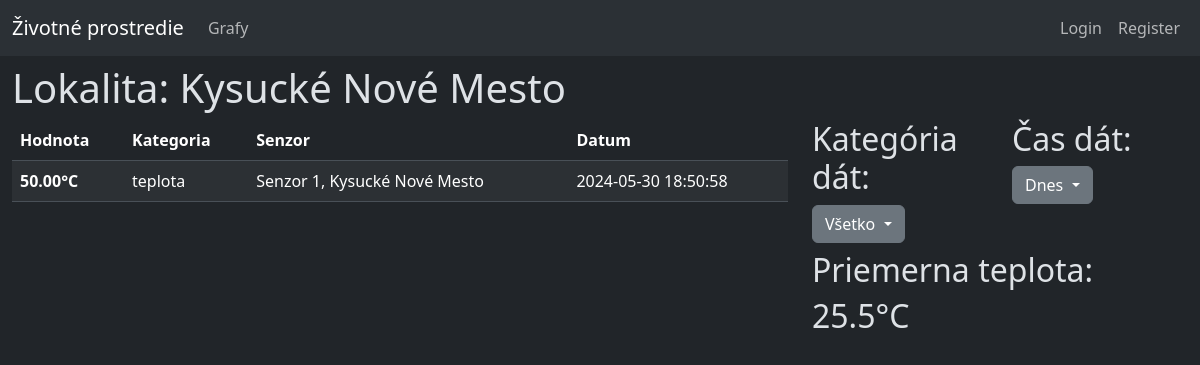
/lokalita_info.php?cas=1&lokalita=Kysucké Nové Mesto, run on the app's committed database.
### tables this page shows
CREATE TABLE `data` (
  `id` int(16) NOT NULL,
  `kategoria_id` int(5) NOT NULL,
  `hodnota` decimal(5,2) NOT NULL,
  `senzor_id` int(5) NOT NULL,
  `datum` datetime NOT NULL DEFAULT current_timestamp()
);

CREATE TABLE `kategoria` (
  `id` int(5) NOT NULL,
  `nazov` varchar(32) NOT NULL
);

CREATE TABLE `senzor` (
  `id` int(5) NOT NULL,
  `lokacia` varchar(64) NOT NULL,
  `posledny_update` datetime NOT NULL DEFAULT current_timestamp(),
  `vybavenie` varchar(32) NOT NULL
);

### querry.php (called while the page is built, shortened)
<?php
function get_querry($choice, $rola_user) {
    if($choice == 1) {
        if($rola_user != "obyvatel" || isset($_SESSION["role_id"]) != "") {
            if(isset($_GET["cas"])) {
                if(isset($_GET["senzor"])) {
                    $query = "
                    SELECT data.id, kategoria.nazov AS kategoria_nazov, data.hodnota, senzor.lokacia AS senzor_lokacia,senzor.vybavenie AS senzor_vybavenie, data.datum, data.senzor_id
                    FROM data
                    JOIN kategoria ON data.kategoria_id = kategoria.id
                    JOIN senzor ON data.senzor_id = senzor.id
                    WHERE senzor.lokacia = \"".$_GET["lokalita"]."\" AND senzor.id = ".$_GET["senzor"]." AND datum >= NOW() - INTERVAL ".$_GET["cas"]." DAY
                    ORDER BY datum DESC;
                    ";
                }
                else {
                    $query = "
                    SELECT data.id, kategoria.nazov AS kategoria_nazov, data.hodnota, senzor.lokacia AS senzor_lokacia,senzor.vybavenie AS senzor_vybavenie, data.datum, data.senzor_id
                    FROM data
                    JOIN kategoria ON data.kategoria_id = kategoria.id
                    JOIN senzor ON data.senzor_id = senzor.id
                    WHERE senzor.lokacia = \"".$_GET["lokalita"]."\" AND datum >= NOW() - INTERVAL ".$_GET["cas"]." DAY
                    ORDER BY datum DESC;
                    ";
                }
            }
        }
    }
    else if($choice == 3) {
        if($rola_user != "obyvatel" || isset($_SESSION["role_id"]) != "") {
            if(isset($_GET["cas"])) {
                if(isset($_GET["senzor"])) {
                    $query = "
                    SELECT data.id, kategoria.nazov AS kategoria_nazov, data.hodnota, senzor.lokacia AS senzor_lokacia,senzor.vybavenie AS senzor_vybavenie, data.datum, data.senzor_id
                    FROM data
                    JOIN kategoria ON data.kategoria_id = kategoria.id
                    JOIN senzor ON data.senzor_id = senzor.id
                    WHERE senzor.lokacia = \"".$_GET["lokalita"]."\" AND senzor.id = ".$_GET["senzor"]." AND datum >= NOW() - INTERVAL ".$_GET["cas"]." DAY
                    GROUP BY kategoria.nazov;
                    ";
                }
                else {
                    $query = "
                    SELECT data.id, kategoria.nazov AS kategoria_nazov, data.hodnota, senzor.lokacia AS senzor_lokacia,senzor.vybavenie AS senzor_vybavenie, data.datum, data.senzor_id
                    FROM data
                    JOIN kategoria ON data.kategoria_id = kategoria.id
                    JOIN senzor ON data.senzor_id = senzor.id
                    WHERE senzor.lokacia = \"".$_GET["lokalita"]."\" AND datum >= NOW() - INTERVAL ".$_GET["cas"]." DAY
                    GROUP BY kategoria.nazov;
                    ";
                }
            }
        }
    }
    return $query;
}

### functions.php (called while the page is built, shortened)
<?php
function jednotka($kategoria) {
    if($kategoria == "vlhkost")
    {
        return "%";
    }
    elseif($kategoria == "teplota")
    {
        return "°C";
    }
    else
    {
        return "";
    }
}
function avg_hodnota($kategoria,$conn,$miesto) {
    $query1= "SELECT id FROM kategoria WHERE nazov = \"".$kategoria."\"";
    $result1 = mysqli_query($conn, $query1);
    $kategoria_id = "";
    while($row = mysqli_fetch_assoc($result1))
    {
        $kategoria_id = $row["id"];
    }
    $query2 = "SELECT data.hodnota, senzor.lokacia AS senzor_lokacia
        FROM data
        JOIN senzor ON data.senzor_id = senzor.id
        WHERE senzor.lokacia = \"".$miesto."\" AND kategoria_id = ".$kategoria_id.";
    ";
    $result2 = mysqli_query($conn, $query2);
    $sum = 0;
    if (mysqli_num_rows($result2) > 0)
    {
        while($row = mysqli_fetch_assoc($result2))
        {
            $sum += floatval($row["hodnota"]);
        }
        $avg = "".round($sum / mysqli_num_rows($result2),2)."".jednotka($kategoria)."";
        return $avg;
    }
    else
    {
        return "Nie je dostatok informácií";
    }
}

### lokalita_info.php (the view, shortened to what this page needs)
<?php
    include("./connect.php");
    include("./functions.php");
    include("./querry.php");
?>
<!DOCTYPE html>
<html data-bs-theme="dark">
<head>
    <link href="https://cdn.jsdelivr.net/npm/bootstrap@5.3.3/dist/css/bootstrap.min.css" rel="stylesheet">
</head>
<body>
    <header><?php include_once("./header.php")?></header>
    <div class="container-xxl column-gap-3">
        <div class="row mt-2">
            <h1>Lokalita: <?php echo $_GET["lokalita"]; if(isset($_GET["senzor"])) echo " | Senzor: ".$_GET["senzor"]."";?></h1>
            <div class="col-8">
                <table class="table table-striped">
                    <thead>
                        <tr>
                            <th scope="col">Hodnota</th>
                            <th scope="col">Kategoria</th>
                            <th scope="col">Senzor</th>
                            <th scope="col">Datum</th>
                        </tr>
                    </thead>
                    <tbody>
                        <?php
                            $query = get_querry(1,$rola_user);
                            $result = mysqli_query($conn, $query);
                            if (mysqli_num_rows($result) > 0)
                            {
                                while($row = mysqli_fetch_assoc($result))
                                {
                                    echo "
                                    <tr>
                                        <th scope=\"row\">".$row["hodnota"]."".jednotka($row["kategoria_nazov"])."</th>
                                        <td>".$row["kategoria_nazov"]."</td>
                                        <td>Senzor ".$row["senzor_id"].", ".$row["senzor_lokacia"]."</td>
                                        <td>".$row["datum"]."</td>
                                    </tr>";
                                }
                            }
                        ?>
                    </tbody>
                </table>
            </div>
            <div class="col-4">
                <?php if(!isset($_GET["senzor"])) { ?>
                    <div class="row mb-2">
                        <div class="col-6">
                            <h2>Kategória dát:</h2>
                            <?php include("./dropdown_kategoria.php");?>
                        </div>
                        <div class="col-6">
                            <h2>Čas dát:</h2>
                            <?php include("./dropdown_cas.php");?>
                        </div>
                    </div>
                <?php }
                ?>
                <?php
                    $query = get_querry(3,$rola_user);
                    $result = mysqli_query($conn, $query);
                    if (mysqli_num_rows($result) > 0)
                    {
                        while($row = mysqli_fetch_assoc($result))
                        {
                            echo "<div class=\"row mb-2\">
                            <h2>Priemerna ".$row["kategoria_nazov"].":</h2>
                                <h2>".avg_hodnota($row["kategoria_nazov"],$conn,$_GET["lokalita"])."</h2>
                            </div>";
                        }
                    }
                ?>
            </div>
        </div>
    </div>
</body>
</html>

### data on the page
data: hodnota "50.00", kategoria.nazov "°C", kategoria.nazov "teplota", senzor "1", senzor.lokacia "Kysucké Nové Mesto", datum "2024-05-30 18:50:58", lokalita "25.5°C"

### other printed values
$_GET["lokalita"] "Kysucké Nové Mesto"
